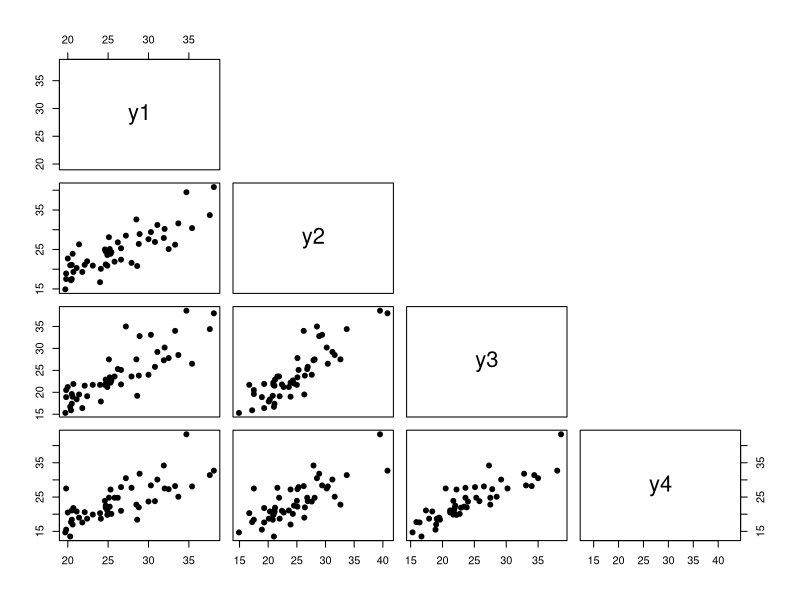
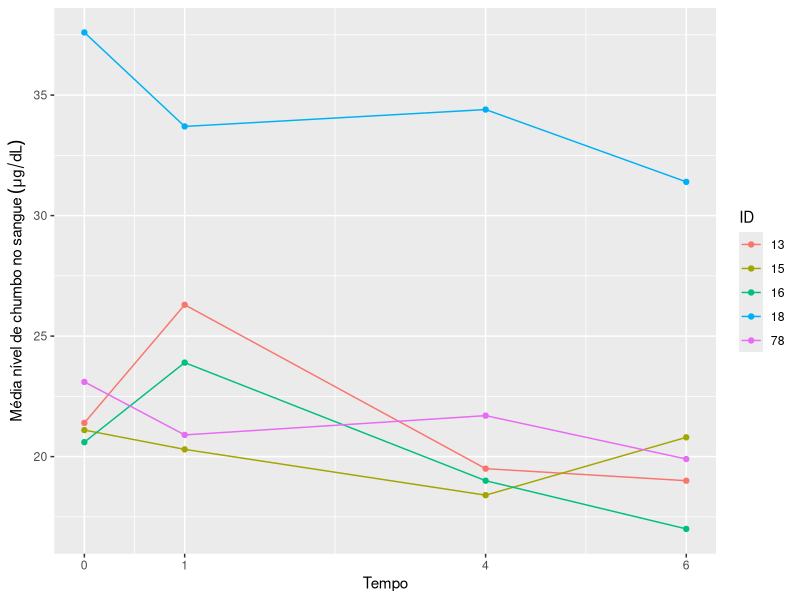

The R source for these figures, in order: (Note: this script raises an error after producing the figures.)
## ----tlc, echo=FALSE, eval=TRUE, warning=FALSE, message=FALSE, out.width='80%'----------------------
# ----------------------------------------------------
# Carregando os pacotes

library(haven)
library(tidyr)
library(ggplot2)

# ----------------------------------------------------
# Carregando o arquivo de dados

chumbo.df <- read_dta(file = here::here("data", "tlc.dta"))

chumbo.df$trt <- factor(chumbo.df$trt, labels = c("Placebo", "Succimer"))

# ----------------------------------------------------
# Reformando o objeto: de "largo" para "longo"

chumbo.df.longo <- gather(data = chumbo.df, key = "tempo", value = "chumbo", -id, -trt)

# ----------------------------------------------------
# Formata variáveis

chumbo.df.longo$tempo <- factor(chumbo.df.longo$tempo, labels = c("0", "1", "4", "6"))
chumbo.df.longo$tempo.num <- as.numeric(as.character(chumbo.df.longo$tempo))

# ----------------------------------------------------
# Versões placebo

chumbo.df.p <- subset(chumbo.df, subset = trt == "Placebo")
names(chumbo.df.p)[3:6] <- paste0("y", 1:4)

chumbo.df.longo.p <- subset(chumbo.df.longo, subset = trt == "Placebo")



## ----tlc_pairs, echo=FALSE, eval=TRUE, warning=FALSE, message=FALSE, fig.align='center', out.width="80%"----

pairs(chumbo.df.p[,3:6], pch = 19, upper.panel = NULL)



## ----tlc_cov, echo=FALSE, eval=TRUE, warning=FALSE, message=FALSE-----------------------------------

knitr::kable(x = cov(chumbo.df.p[,3:6]),
             digits = 1)



## ----tlc_cor, echo=FALSE, eval=TRUE, warning=FALSE, message=FALSE-----------------------------------

knitr::kable(x = cor(chumbo.df.p[,3:6]),
             digits = 2)



## ----tlc_timeplot, echo=FALSE, eval=TRUE, warning=FALSE, message=FALSE, fig.align='center', out.width="100%"----

chumbo.df.longo.p$id <- as.factor(chumbo.df.longo.p$id)
# ----------------------------------------------------
# Gráfico de perfis

set.seed(10)
ids <- sample(x = unique(chumbo.df.longo.p$id), size = 5, replace = FALSE)

p <- ggplot(data = chumbo.df.longo.p[which(chumbo.df.longo.p$id %in% ids), ],
            mapping = aes(x = tempo.num, y = chumbo, group = id, colour = id)) +
  geom_point() +
  geom_line() +
  scale_x_continuous(breaks = c(0,1,4,6)) +
  labs(x = "Tempo",
       y = expression("Média nível de chumbo no sangue"~(mu*g/dL)),
       colour = "ID")
p


## ----echo=FALSE, fig.align='center', message=FALSE, warning=FALSE, out.width='80%', out.height='60%'----

knitr::include_graphics(here::here('output_figs', 'capa.png'))



## ----echo=FALSE, fig.align='center', message=FALSE, warning=FALSE, out.width='100%', paged.print=FALSE----
knitr::include_graphics(here::here('images', 'fontes_varia_entre.png'))


## ----echo=FALSE, fig.align='center', message=FALSE, warning=FALSE, out.width='100%', paged.print=FALSE----
knitr::include_graphics(here::here('images', 'fontes_varia_intra.png'))


## ----echo=FALSE, fig.align='center', message=FALSE, warning=FALSE, out.width='100%', paged.print=FALSE----
knitr::include_graphics(here::here('images', 'fontes_varia_erro.png'))


## ----echo=FALSE, fig.align='center', message=FALSE, warning=FALSE, out.width='50%', paged.print=FALSE----
knitr::include_graphics(here::here('images', 'presuntinho.jpg'))

